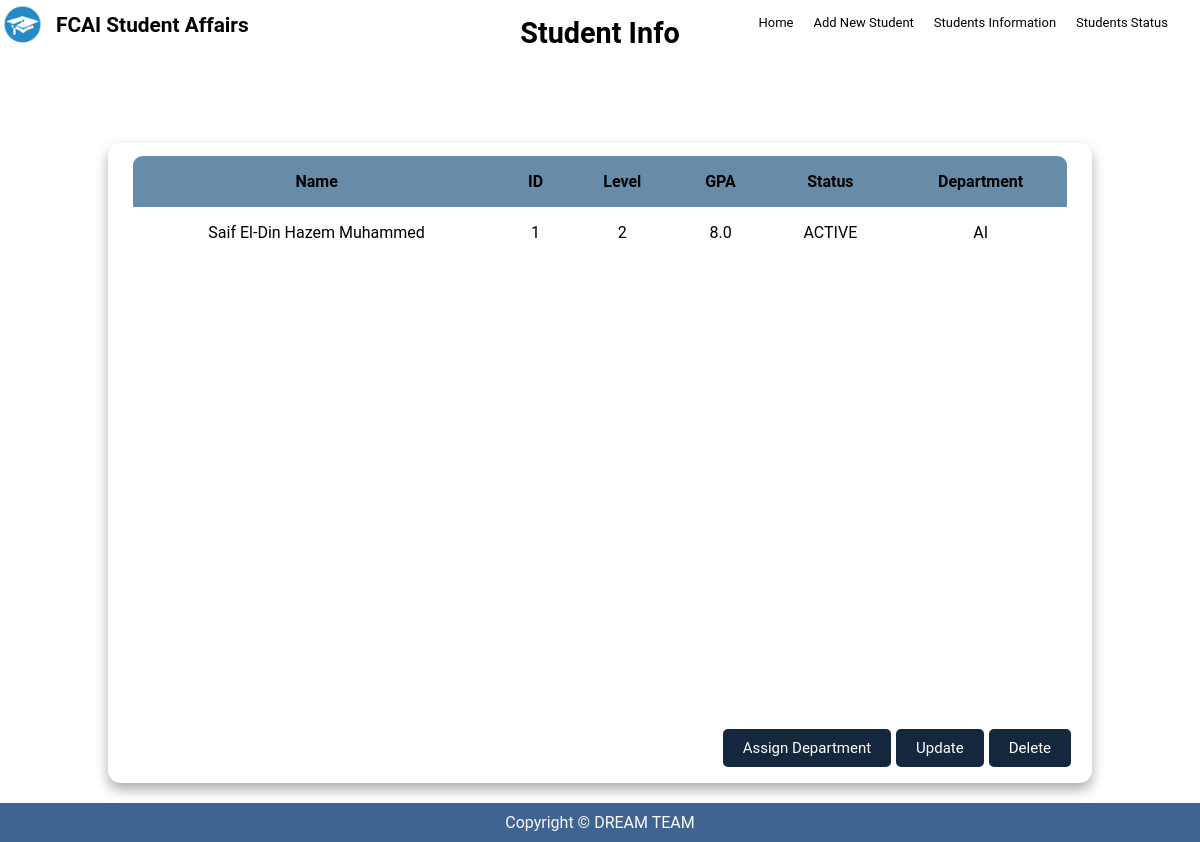
The page /students/1/ on the database as committed earlier.
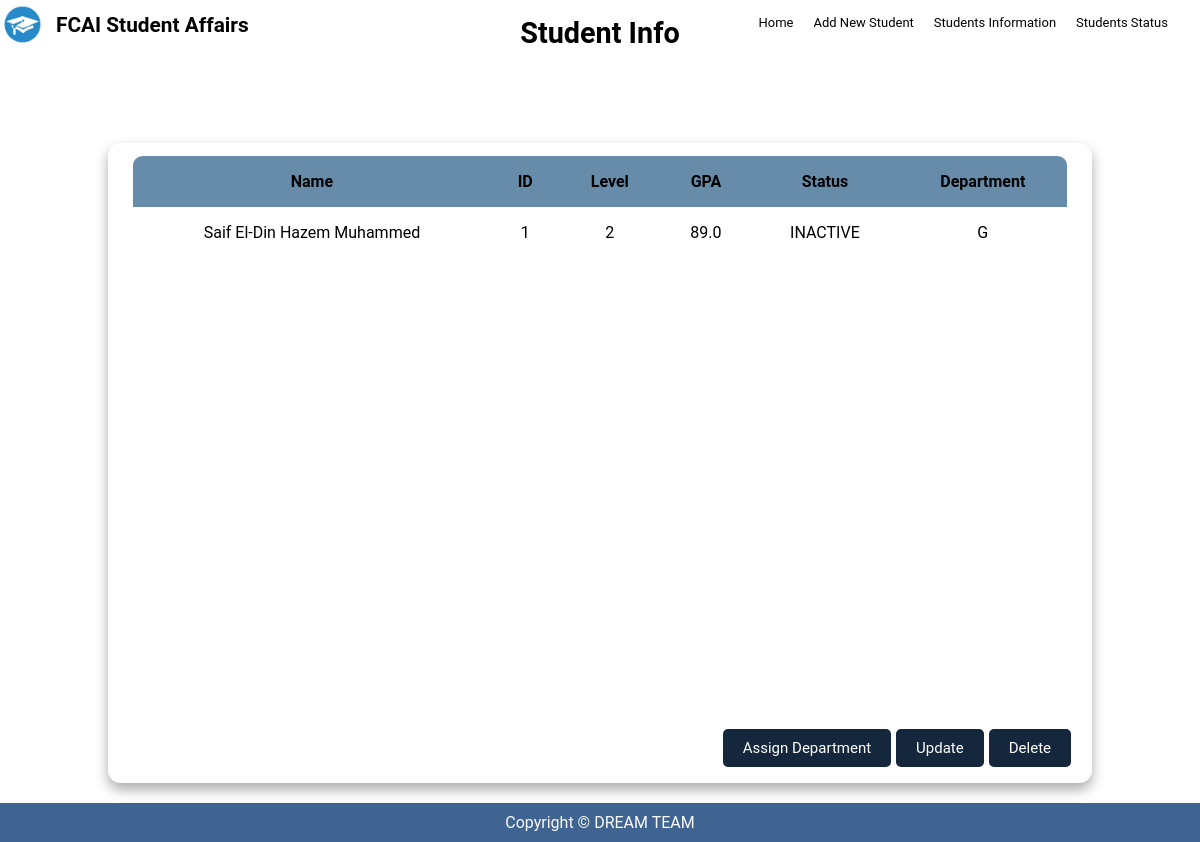
The same page on the database as committed later.
### students/models.py (models this page shows, shortened)
class Student(models.Model):
    name = models.CharField(max_length=50)
    status = models.CharField(max_length=25, choices=STATUS)
    birthDate = models.DateField()
    gpa = models.FloatField()
    phoneNumber = models.CharField(max_length=11)
    email = models.EmailField()
    gender = models.CharField(max_length=6, choices=GENDER)
    level = models.IntegerField(choices=LEVEL_CHOICES)
    department = models.CharField(max_length=25, choices=DEPARTMENTS)

### students/views.py (the view)
# urls.py: path('students/<int:id>/', views.student_detail_view, name='studentInfo'),
def student_detail_view(request, id):
    student = get_object_or_404(Student, id=id)
    context = {'student': student}
    return render(request, 'studentInfo.html', context)

### students/templates/studentInfo.html (shortened to what this page needs)
{% extends 'base.html' %}
{% block body %}
    <section class="table__header">
        <h1 class="statusTitle">Student Info</h1>
    </section>
    <br><br><br>
    <div class="allStatusTable">
        <main class="table" id="saifTable">
            <section class="table__body">
                <table>
                    <thead>
                    <tr>
                        <th>Name</th>
                        <th>ID</th>
                        <th>Level</th>
                        <th>GPA</th>
                        <th>Status</th>
                        <th>Department</th>
                    </tr>
                </thead>
                    <tr>
                        <td>{{ student.name }}</td>
                        <td>{{ student.id }}</td>
                        <td>{{ student.level }}</td>
                        <td>{{ student.gpa }}</td>
                        <td>{{ student.status }}</td>
                        <td>{{ student.department }}</td>
                    </tr>
                </table>
        </section>
        <div class="smallBtnArea">
            <a href="{% url 'students:assign-department' student.id %}">
                <input type="button" value="Assign Department" class="Btn">
            </a>
            <a href="{% url 'students:studentUpdateByID' student.id %}"><input type="button" value="Update" onclick="window.location.href='editInfo.html'" class="Btn"></a>
            <a href = "{% url 'students:delete' student.id%}">
                <input type="button" value="Delete" class="Btn">
            </a>
</div>
    </main>
    </div>
{% endblock body %}

Rows that differ between the two databases and show on the page:
changed Student "Saif El-Din Hazem Muhammed": gpa "8.0" → "89.0"; status "ACTIVE" → "INACTIVE"; department "AI" → "G"
